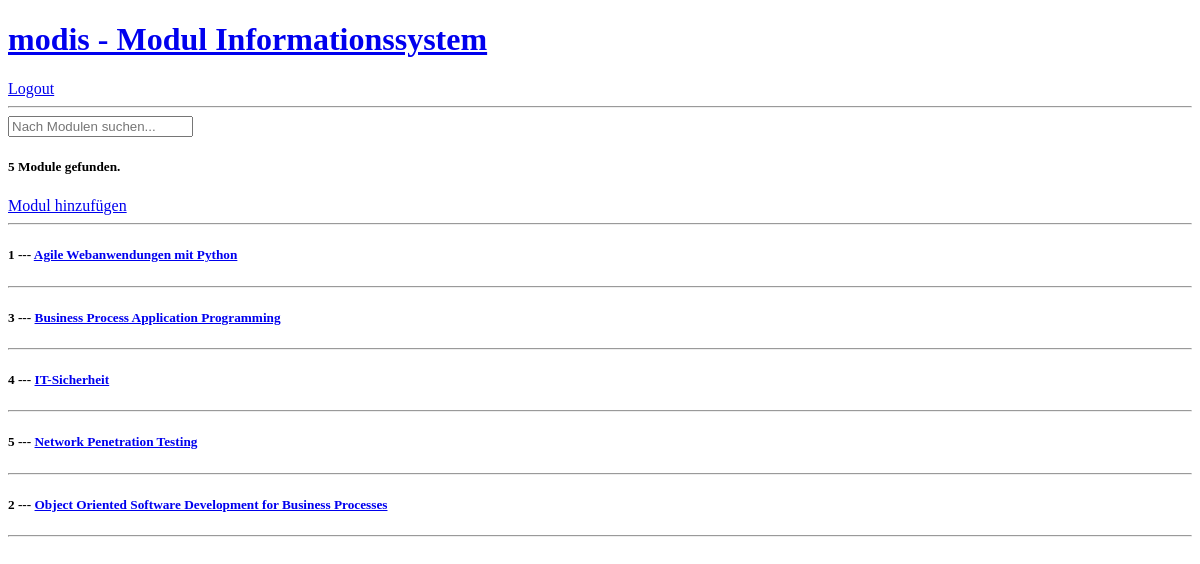
Before: / (signed in) with the older database file.
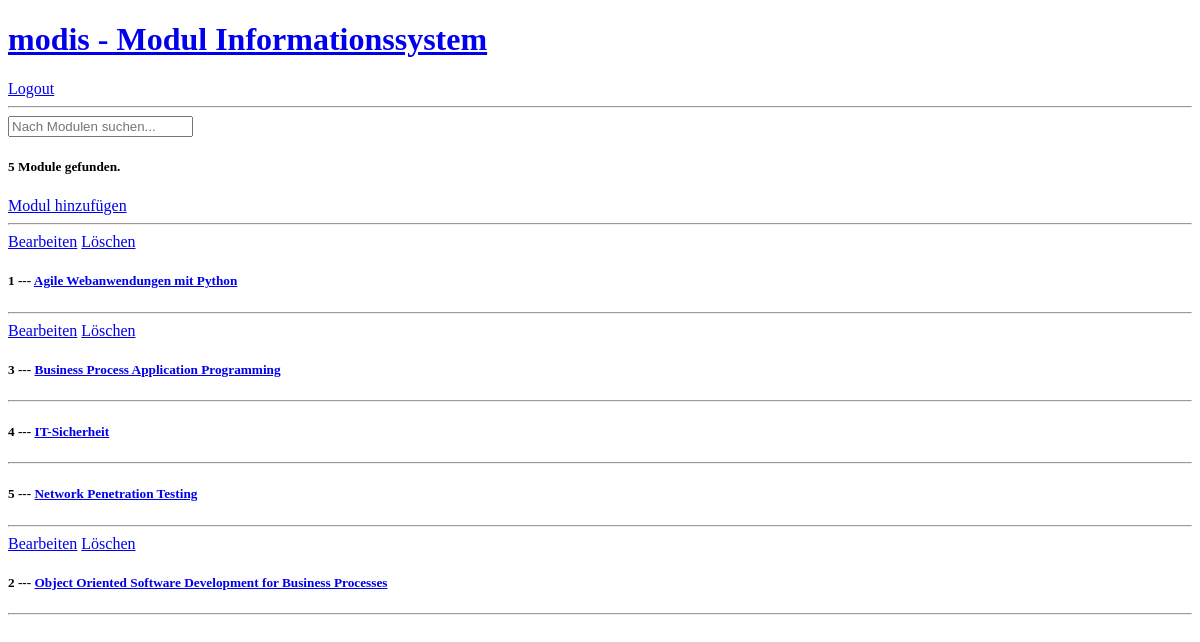
After: the same page with the newer database file.
### base/models.py (models this page shows, shortened)
class Module(models.Model):
    title = models.CharField(max_length=200)
    content = models.TextField(null=True, blank=True)
    learning_objective = models.TextField(null=True, blank=True)
    lecturer = models.ForeignKey(Lecturer, on_delete=models.SET_NULL, null=True, blank=True)
    semesters = models.ManyToManyField(Semester)
    graduate_programs = models.ManyToManyField(GraduateProgram)
    specialisation_tracks = models.ManyToManyField(SpecialisationTrack)
    credits = models.IntegerField()
    updated = models.DateTimeField(auto_now=True)
    class Meta:
        ordering = ['title']
    @staticmethod
    def filter_modules_by_search_query(search_query):
        return Module.objects.filter(
            Q(title__icontains=search_query) |
            Q(content__icontains=search_query) |
            Q(learning_objective__icontains=search_query) |
            Q(lecturer__last_name__icontains=search_query) |
            Q(lecturer__first_name__icontains=search_query) |
            Q(semesters__type__icontains=search_query) |
            Q(graduate_programs__title__icontains=search_query) |
            Q(specialisation_tracks__title__icontains=search_query) |
            Q(credits=(int(search_query) if search_query.isdigit() else False))
        ).distinct()

### base/views.py (the view)
# urls.py: path('', views.home, name='home'),
@login_required
def home(request):
    search_query = request.GET.get('q') if request.GET.get('q') is not None else ''
    modules = Module.filter_modules_by_search_query(search_query)
    module_count = modules.count()
    context = {'modules': modules,
               'module_count': module_count
               }
    try:
        student = Student.objects.get(user=request.user)
    except:
        student = None
    if student is not None:
        context['student'] = student
    return render(request, 'home.html', context)

### templates/home.html (shortened to what this page needs)
{% extends 'main.html' %}
{% block content %}
<div class="home-container">
    <form action="{% url 'home' %}">
        <input type="text" name="q" placeholder="Nach Modulen suchen..."/>
    </form>
    <div>
        <h5>{{ module_count }} {% if module_count == 1 %} Modul {% else %} Module {% endif %} gefunden.</h5>
        {% if user.user_type != user.STUDENT  %}
            <a href ="{% url 'create-module' %}">Modul hinzufügen</a>
        {% endif %}
    <hr>
    <div>
        {% for module in modules %}
            {% if user.user_type == user.ADMIN or module.lecturer.user == user  %}
                <a href="{% url 'update-module' module.id %}">Bearbeiten</a>
                <a href="{% url 'delete-module' module.id %}">Löschen</a>
            {% endif %}
            <div>
                <h5>{{ module.id }} --- <a href = "{% url 'module' module.id %}">{{ module.title }} </a></h5>
                <hr>
            </div>
        {% endfor %}
    </div>
    </div>
</div>
{% endblock %}

### templates/main.html (shortened to what this page needs)
<!DOCTYPE html>
<html lang="en">
<head>
</head>
<body>
{% include 'navbar.html' %}
{% block content %}
{% endblock %}
</body>
</html>

### templates/navbar.html (shortened to what this page needs)
<a href="/">
    <h1>modis - Modul Informationssystem</h1>
</a>
<span><a href ="{% url 'logout' %}">Logout</a></span>
<hr>

Changed rows visible on the page:
changed Module "Agile Webanwendungen mit Python": now shows "Bearbeiten Löschen"
changed Module "Business Process Application Programming": now shows "Bearbeiten Löschen"
changed Module "Object Oriented Software Development for Business Processes": now shows "Bearbeiten Löschen"
